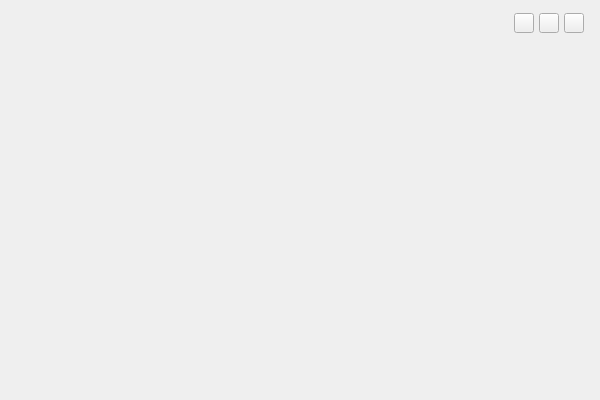
<?xml version="1.0" encoding="UTF-8"?>
<ui version="4.0">
 <class>QtDesktopFrameworkClass</class>
 <widget class="QMainWindow" name="QtDesktopFrameworkClass">
  <property name="geometry">
   <rect>
    <x>0</x>
    <y>0</y>
    <width>600</width>
    <height>400</height>
   </rect>
  </property>
  <property name="windowTitle">
   <string>QtDesktopFramework</string>
  </property>
  <widget class="QWidget" name="centralWidget">
   <layout class="QVBoxLayout" name="verticalLayout">
    <item alignment="Qt::AlignRight">
     <widget class="skframework::TitleBarWidget" name="header" native="true">
      <property name="sizePolicy">
       <sizepolicy hsizetype="Preferred" vsizetype="Fixed">
        <horstretch>0</horstretch>
        <verstretch>0</verstretch>
       </sizepolicy>
      </property>
      <property name="minimumSize">
       <size>
        <width>0</width>
        <height>25</height>
       </size>
      </property>
      <property name="maximumSize">
       <size>
        <width>16777215</width>
        <height>25</height>
       </size>
      </property>
      <layout class="QHBoxLayout" name="horizontalLayout">
       <property name="spacing">
        <number>5</number>
       </property>
       <property name="leftMargin">
        <number>0</number>
       </property>
       <property name="topMargin">
        <number>0</number>
       </property>
       <property name="rightMargin">
        <number>5</number>
       </property>
       <property name="bottomMargin">
        <number>0</number>
       </property>
       <item>
        <widget class="QPushButton" name="pushButton_3">
         <property name="minimumSize">
          <size>
           <width>20</width>
           <height>20</height>
          </size>
         </property>
         <property name="maximumSize">
          <size>
           <width>20</width>
           <height>20</height>
          </size>
         </property>
         <property name="text">
          <string/>
         </property>
        </widget>
       </item>
       <item>
        <widget class="QPushButton" name="pushButton_2">
         <property name="sizePolicy">
          <sizepolicy hsizetype="Fixed" vsizetype="Fixed">
           <horstretch>0</horstretch>
           <verstretch>0</verstretch>
          </sizepolicy>
         </property>
         <property name="minimumSize">
          <size>
           <width>20</width>
           <height>20</height>
          </size>
         </property>
         <property name="maximumSize">
          <size>
           <width>20</width>
           <height>20</height>
          </size>
         </property>
         <property name="text">
          <string/>
         </property>
        </widget>
       </item>
       <item>
        <widget class="QPushButton" name="pushButton">
         <property name="sizePolicy">
          <sizepolicy hsizetype="Fixed" vsizetype="Fixed">
           <horstretch>0</horstretch>
           <verstretch>0</verstretch>
          </sizepolicy>
         </property>
         <property name="minimumSize">
          <size>
           <width>20</width>
           <height>20</height>
          </size>
         </property>
         <property name="maximumSize">
          <size>
           <width>20</width>
           <height>20</height>
          </size>
         </property>
         <property name="text">
          <string/>
         </property>
        </widget>
       </item>
      </layout>
     </widget>
    </item>
    <item>
     <widget class="QWidget" name="body" native="true">
      <layout class="QVBoxLayout" name="verticalLayout_2"/>
     </widget>
    </item>
   </layout>
  </widget>
 </widget>
 <layoutdefault spacing="6" margin="11"/>
 <customwidgets>
  <customwidget>
   <class>skframework::TitleBarWidget</class>
   <extends>QWidget</extends>
   <header>Titlebarwidget.h</header>
   <container>1</container>
  </customwidget>
 </customwidgets>
 <resources>
  <include location="QtDesktopFramework.qrc"/>
 </resources>
 <connections/>
</ui>
